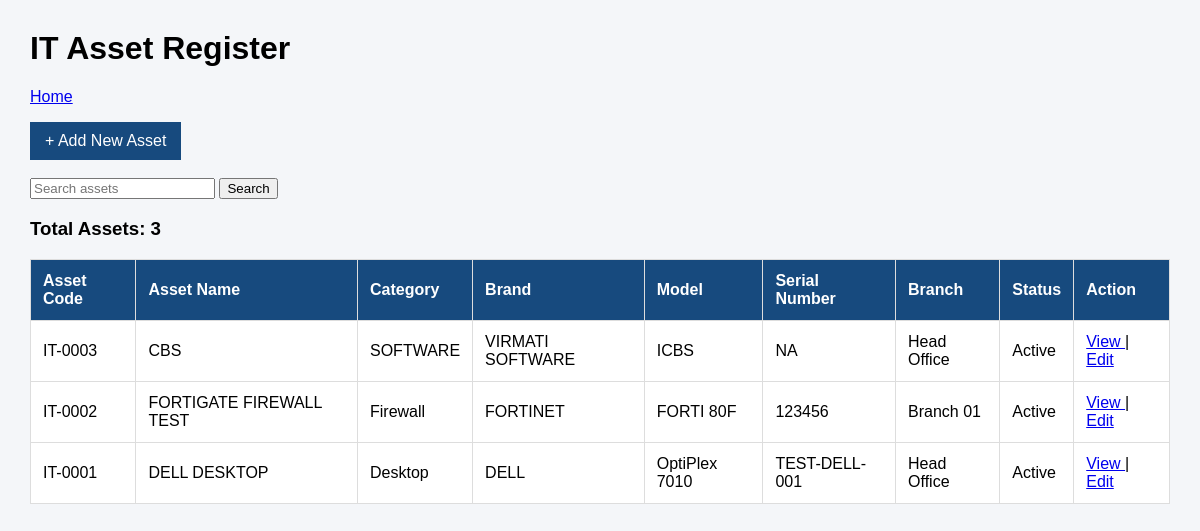
Screenshot of /assets (signed in) with the database file from the repository.
### tables this page shows
CREATE TABLE assets (
    id INTEGER PRIMARY KEY AUTOINCREMENT,
    asset_code TEXT NOT NULL UNIQUE,
    asset_name TEXT NOT NULL,
    serial_number TEXT UNIQUE,
    brand TEXT,
    model TEXT,
    category_id INTEGER NOT NULL,
    branch_id INTEGER NOT NULL,
    purchase_date TEXT,
    warranty_expiry TEXT,
    status TEXT NOT NULL DEFAULT 'Active',
    FOREIGN KEY (category_id)
        REFERENCES asset_categories(id),
    FOREIGN KEY (branch_id)
        REFERENCES branches(id)
);

CREATE TABLE asset_categories (
    id INTEGER PRIMARY KEY AUTOINCREMENT,
    category_name TEXT NOT NULL UNIQUE
);

CREATE TABLE branches (
    id INTEGER PRIMARY KEY AUTOINCREMENT,
    branch_name TEXT NOT NULL UNIQUE,
    branch_code TEXT NOT NULL UNIQUE
);

### app.py (the view)
@app.route("/assets")
@login_required
def asset_list():
    search = request.args.get("search", "").strip()
    conn = get_db()
    assets = conn.execute("""
        SELECT
            a.id,
            a.asset_code,
            a.asset_name,
            a.serial_number,
            a.brand,
            a.model,
            a.status,
            b.branch_name,
            c.category_name
        FROM assets a
        JOIN branches b ON a.branch_id = b.id
        JOIN asset_categories c ON a.category_id = c.id
        WHERE a.asset_code LIKE ?
           OR a.asset_name LIKE ?
           OR COALESCE(a.serial_number, '') LIKE ?
        ORDER BY a.id DESC
    """, (f"%{search}%",) * 3).fetchall()
    conn.close()
    return render_template(
        "assets.html",
        assets=assets,
        search=search
    )

### app.py (called while the page is built)
def get_db():
    conn = sqlite3.connect(DB_PATH)
    conn.row_factory = sqlite3.Row
    return conn

def login_required(view):
    @wraps(view)
    def wrapped(*args, **kwargs):
        if "user_id" not in session:
            return redirect(url_for("login"))
        conn = get_db()
        user = conn.execute(
            "SELECT id FROM users "
            "WHERE id = ? AND is_active = 1",
            (session["user_id"],)
        ).fetchone()
        conn.close()
        if user is None:
            session.clear()
            return redirect(url_for("login"))
        return view(*args, **kwargs)
    return wrapped

### templates/assets.html (shortened to what this page needs)
<!DOCTYPE html>
<html lang="en">
<head>
</head>
<body>
<h1>IT Asset Register</h1>
<p>
    <a href="{{ url_for('home') }}">Home</a>
</p>
<a class="button" href="{{ url_for('add_asset') }}">
    + Add New Asset
</a>
<br><br>
<form method="GET">
    <input type="text" name="search"
           value="{{ search }}"
           placeholder="Search assets">
    <button type="submit">Search</button>
</form>
<h3>Total Assets: {{ assets|length }}</h3>
<table>
    <thead>
        <tr>
            <th>Asset Code</th>
            <th>Asset Name</th>
            <th>Category</th>
            <th>Brand</th>
            <th>Model</th>
            <th>Serial Number</th>
            <th>Branch</th>
            <th>Status</th>
            <th>Action</th>
        </tr>
    </thead>
    <tbody>
    {% for asset in assets %}
        <tr>
            <td>{{ asset.asset_code }}</td>
            <td>{{ asset.asset_name }}</td>
            <td>{{ asset.category_name }}</td>
            <td>{{ asset.brand }}</td>
            <td>{{ asset.model }}</td>
            <td>{{ asset.serial_number or '' }}</td>
            <td>{{ asset.branch_name }}</td>
            <td>{{ asset.status }}</td>
            <td>
                <a href="{{ url_for('view_asset', asset_id=asset.id) }}">
                View
                </a>
                    {% if session.get('role') == 'Admin' %}
    |
                        <a href="{{ url_for('edit_asset', asset_id=asset.id) }}">
                            Edit
                        </a>
                    {% endif %}
            </td>
        </tr>
    {% else %}
        <tr>
            <td colspan="9">No assets found.</td>
        </tr>
    {% endfor %}
    </tbody>
</table>
</body>
</html>

### templates/assets.html (style rules this page uses)
body { font-family: Arial, sans-serif; margin: 30px; background: #f4f6f9; }
table { width: 100%; border-collapse: collapse; background: white; }
th, td { padding: 12px; border: 1px solid #ddd; text-align: left; }
th { background: #174a7e; color: white; }
.button { display: inline-block; padding: 10px 15px; background: #174a7e; color: white; text-decoration: none; }

### rows the page displays
assets: asset_code "IT-0003", asset_name "CBS", category_name "SOFTWARE", brand "VIRMATI SOFTWARE", model "ICBS", serial_number "NA", branch_name "Head Office", status "Active"
assets: asset_code "IT-0002", asset_name "FORTIGATE FIREWALL TEST", category_name "Firewall", brand "FORTINET", model "FORTI 80F", serial_number "123456", branch_name "Branch 01", status "Active"
assets: asset_code "IT-0001", asset_name "DELL DESKTOP", category_name "Desktop", brand "DELL", model "OptiPlex 7010", serial_number "TEST-DELL-001", branch_name "Head Office", status "Active"

### other values shown
{{ assets|length }} "3"
